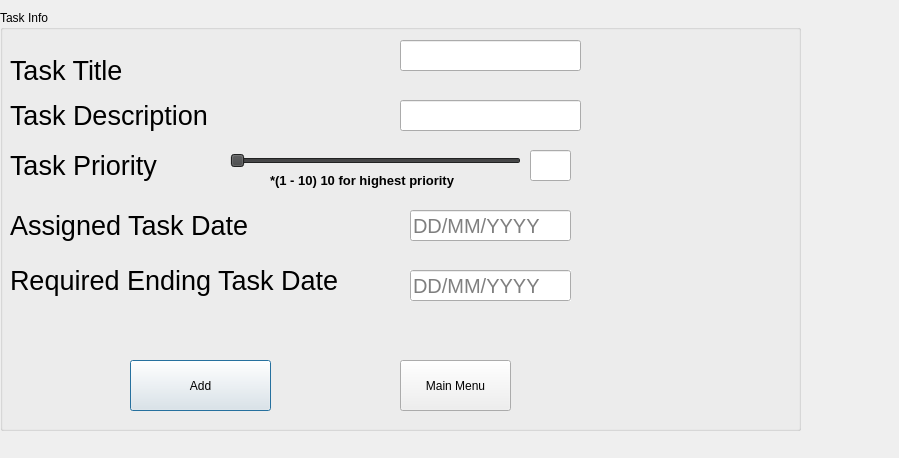
<?xml version="1.0" encoding="UTF-8"?>
<ui version="4.0">
 <class>AddTask</class>
 <widget class="QDialog" name="AddTask">
  <property name="geometry">
   <rect>
    <x>0</x>
    <y>0</y>
    <width>899</width>
    <height>458</height>
   </rect>
  </property>
  <property name="windowTitle">
   <string>Dialog</string>
  </property>
  <widget class="QGroupBox" name="groupBox">
   <property name="geometry">
    <rect>
     <x>0</x>
     <y>10</y>
     <width>801</width>
     <height>421</height>
    </rect>
   </property>
   <property name="title">
    <string>Task Info</string>
   </property>
   <widget class="QLabel" name="label">
    <property name="geometry">
     <rect>
      <x>10</x>
      <y>40</y>
      <width>211</width>
      <height>41</height>
     </rect>
    </property>
    <property name="font">
     <font>
      <pointsize>20</pointsize>
      <bold>false</bold>
     </font>
    </property>
    <property name="text">
     <string>Task Title</string>
    </property>
   </widget>
   <widget class="QLabel" name="label_2">
    <property name="geometry">
     <rect>
      <x>10</x>
      <y>80</y>
      <width>351</width>
      <height>51</height>
     </rect>
    </property>
    <property name="font">
     <font>
      <pointsize>20</pointsize>
      <bold>false</bold>
     </font>
    </property>
    <property name="text">
     <string>Task Description</string>
    </property>
   </widget>
   <widget class="QLabel" name="label_3">
    <property name="geometry">
     <rect>
      <x>10</x>
      <y>190</y>
      <width>361</width>
      <height>51</height>
     </rect>
    </property>
    <property name="font">
     <font>
      <pointsize>20</pointsize>
      <bold>false</bold>
     </font>
    </property>
    <property name="text">
     <string>Assigned Task Date</string>
    </property>
   </widget>
   <widget class="QLabel" name="label_4">
    <property name="geometry">
     <rect>
      <x>10</x>
      <y>130</y>
      <width>261</width>
      <height>51</height>
     </rect>
    </property>
    <property name="font">
     <font>
      <pointsize>20</pointsize>
      <bold>false</bold>
     </font>
    </property>
    <property name="text">
     <string>Task Priority </string>
    </property>
   </widget>
   <widget class="QLabel" name="label_5">
    <property name="geometry">
     <rect>
      <x>0</x>
      <y>130</y>
      <width>111</width>
      <height>16</height>
     </rect>
    </property>
    <property name="text">
     <string/>
    </property>
   </widget>
   <widget class="QLabel" name="label_6">
    <property name="geometry">
     <rect>
      <x>270</x>
      <y>160</y>
      <width>211</width>
      <height>21</height>
     </rect>
    </property>
    <property name="font">
     <font>
      <pointsize>10</pointsize>
      <bold>true</bold>
     </font>
    </property>
    <property name="text">
     <string>*(1 - 10) 10 for highest priority</string>
    </property>
   </widget>
   <widget class="QLineEdit" name="title">
    <property name="geometry">
     <rect>
      <x>400</x>
      <y>30</y>
      <width>181</width>
      <height>31</height>
     </rect>
    </property>
   </widget>
   <widget class="QLineEdit" name="Description">
    <property name="geometry">
     <rect>
      <x>400</x>
      <y>90</y>
      <width>181</width>
      <height>31</height>
     </rect>
    </property>
   </widget>
   <widget class="QLineEdit" name="priority">
    <property name="geometry">
     <rect>
      <x>530</x>
      <y>140</y>
      <width>41</width>
      <height>31</height>
     </rect>
    </property>
    <property name="placeholderText">
     <string/>
    </property>
   </widget>
   <widget class="QLineEdit" name="AssignDate">
    <property name="geometry">
     <rect>
      <x>410</x>
      <y>200</y>
      <width>161</width>
      <height>31</height>
     </rect>
    </property>
    <property name="font">
     <font>
      <pointsize>15</pointsize>
     </font>
    </property>
    <property name="placeholderText">
     <string>DD/MM/YYYY</string>
    </property>
   </widget>
   <widget class="QLineEdit" name="ReqEndDate">
    <property name="geometry">
     <rect>
      <x>410</x>
      <y>260</y>
      <width>161</width>
      <height>31</height>
     </rect>
    </property>
    <property name="font">
     <font>
      <pointsize>15</pointsize>
     </font>
    </property>
    <property name="autoFillBackground">
     <bool>true</bool>
    </property>
    <property name="placeholderText">
     <string>DD/MM/YYYY</string>
    </property>
   </widget>
   <widget class="QLabel" name="label_7">
    <property name="geometry">
     <rect>
      <x>10</x>
      <y>250</y>
      <width>421</width>
      <height>41</height>
     </rect>
    </property>
    <property name="font">
     <font>
      <pointsize>20</pointsize>
      <bold>false</bold>
     </font>
    </property>
    <property name="text">
     <string>Required Ending Task Date</string>
    </property>
   </widget>
   <widget class="QPushButton" name="pushButton">
    <property name="geometry">
     <rect>
      <x>130</x>
      <y>350</y>
      <width>141</width>
      <height>51</height>
     </rect>
    </property>
    <property name="text">
     <string>Add</string>
    </property>
   </widget>
   <widget class="QPushButton" name="pushButton_2">
    <property name="geometry">
     <rect>
      <x>400</x>
      <y>350</y>
      <width>111</width>
      <height>51</height>
     </rect>
    </property>
    <property name="text">
     <string>Main Menu</string>
    </property>
   </widget>
   <widget class="QSlider" name="horizontalSlider">
    <property name="geometry">
     <rect>
      <x>230</x>
      <y>130</y>
      <width>291</width>
      <height>41</height>
     </rect>
    </property>
    <property name="palette">
     <palette>
      <active>
       <colorrole role="WindowText">
        <brush brushstyle="SolidPattern">
         <color alpha="255">
          <red>0</red>
          <green>0</green>
          <blue>0</blue>
         </color>
        </brush>
       </colorrole>
       <colorrole role="Button">
        <brush brushstyle="SolidPattern">
         <color alpha="255">
          <red>255</red>
          <green>255</green>
          <blue>255</blue>
         </color>
        </brush>
       </colorrole>
       <colorrole role="Light">
        <brush brushstyle="SolidPattern">
         <color alpha="255">
          <red>255</red>
          <green>255</green>
          <blue>255</blue>
         </color>
        </brush>
       </colorrole>
       <colorrole role="Midlight">
        <brush brushstyle="SolidPattern">
         <color alpha="255">
          <red>255</red>
          <green>255</green>
          <blue>255</blue>
         </color>
        </brush>
       </colorrole>
       <colorrole role="Dark">
        <brush brushstyle="SolidPattern">
         <color alpha="255">
          <red>127</red>
          <green>127</green>
          <blue>127</blue>
         </color>
        </brush>
       </colorrole>
       <colorrole role="Mid">
        <brush brushstyle="SolidPattern">
         <color alpha="255">
          <red>170</red>
          <green>170</green>
          <blue>170</blue>
         </color>
        </brush>
       </colorrole>
       <colorrole role="Text">
        <brush brushstyle="SolidPattern">
         <color alpha="255">
          <red>0</red>
          <green>0</green>
          <blue>0</blue>
         </color>
        </brush>
       </colorrole>
       <colorrole role="BrightText">
        <brush brushstyle="SolidPattern">
         <color alpha="255">
          <red>255</red>
          <green>255</green>
          <blue>255</blue>
         </color>
        </brush>
       </colorrole>
       <colorrole role="ButtonText">
        <brush brushstyle="SolidPattern">
         <color alpha="255">
          <red>0</red>
          <green>0</green>
          <blue>0</blue>
         </color>
        </brush>
       </colorrole>
       <colorrole role="Base">
        <brush brushstyle="SolidPattern">
         <color alpha="255">
          <red>255</red>
          <green>255</green>
          <blue>255</blue>
         </color>
        </brush>
       </colorrole>
       <colorrole role="Window">
        <brush brushstyle="SolidPattern">
         <color alpha="255">
          <red>255</red>
          <green>255</green>
          <blue>255</blue>
         </color>
        </brush>
       </colorrole>
       <colorrole role="Shadow">
        <brush brushstyle="SolidPattern">
         <color alpha="255">
          <red>0</red>
          <green>0</green>
          <blue>0</blue>
         </color>
        </brush>
       </colorrole>
       <colorrole role="AlternateBase">
        <brush brushstyle="SolidPattern">
         <color alpha="255">
          <red>255</red>
          <green>255</green>
          <blue>255</blue>
         </color>
        </brush>
       </colorrole>
       <colorrole role="ToolTipBase">
        <brush brushstyle="SolidPattern">
         <color alpha="255">
          <red>255</red>
          <green>255</green>
          <blue>220</blue>
         </color>
        </brush>
       </colorrole>
       <colorrole role="ToolTipText">
        <brush brushstyle="SolidPattern">
         <color alpha="255">
          <red>0</red>
          <green>0</green>
          <blue>0</blue>
         </color>
        </brush>
       </colorrole>
      </active>
      <inactive>
       <colorrole role="WindowText">
        <brush brushstyle="SolidPattern">
         <color alpha="255">
          <red>208</red>
          <green>208</green>
          <blue>208</blue>
         </color>
        </brush>
       </colorrole>
       <colorrole role="Button">
        <brush brushstyle="SolidPattern">
         <color alpha="255">
          <red>64</red>
          <green>65</green>
          <blue>66</blue>
         </color>
        </brush>
       </colorrole>
       <colorrole role="Light">
        <brush brushstyle="SolidPattern">
         <color alpha="255">
          <red>255</red>
          <green>255</green>
          <blue>255</blue>
         </color>
        </brush>
       </colorrole>
       <colorrole role="Midlight">
        <brush brushstyle="SolidPattern">
         <color alpha="255">
          <red>227</red>
          <green>227</green>
          <blue>227</blue>
         </color>
        </brush>
       </colorrole>
       <colorrole role="Dark">
        <brush brushstyle="SolidPattern">
         <color alpha="255">
          <red>64</red>
          <green>65</green>
          <blue>66</blue>
         </color>
        </brush>
       </colorrole>
       <colorrole role="Mid">
        <brush brushstyle="SolidPattern">
         <color alpha="255">
          <red>160</red>
          <green>160</green>
          <blue>160</blue>
         </color>
        </brush>
       </colorrole>
       <colorrole role="Text">
        <brush brushstyle="SolidPattern">
         <color alpha="255">
          <red>208</red>
          <green>208</green>
          <blue>208</blue>
         </color>
        </brush>
       </colorrole>
       <colorrole role="BrightText">
        <brush brushstyle="SolidPattern">
         <color alpha="255">
          <red>255</red>
          <green>51</green>
          <blue>51</blue>
         </color>
        </brush>
       </colorrole>
       <colorrole role="ButtonText">
        <brush brushstyle="SolidPattern">
         <color alpha="255">
          <red>208</red>
          <green>208</green>
          <blue>208</blue>
         </color>
        </brush>
       </colorrole>
       <colorrole role="Base">
        <brush brushstyle="SolidPattern">
         <color alpha="255">
          <red>46</red>
          <green>47</green>
          <blue>48</blue>
         </color>
        </brush>
       </colorrole>
       <colorrole role="Window">
        <brush brushstyle="SolidPattern">
         <color alpha="255">
          <red>46</red>
          <green>47</green>
          <blue>48</blue>
         </color>
        </brush>
       </colorrole>
       <colorrole role="Shadow">
        <brush brushstyle="SolidPattern">
         <color alpha="255">
          <red>105</red>
          <green>105</green>
          <blue>105</blue>
         </color>
        </brush>
       </colorrole>
       <colorrole role="AlternateBase">
        <brush brushstyle="SolidPattern">
         <color alpha="255">
          <red>53</red>
          <green>54</green>
          <blue>55</blue>
         </color>
        </brush>
       </colorrole>
       <colorrole role="ToolTipBase">
        <brush brushstyle="SolidPattern">
         <color alpha="255">
          <red>64</red>
          <green>65</green>
          <blue>66</blue>
         </color>
        </brush>
       </colorrole>
       <colorrole role="ToolTipText">
        <brush brushstyle="SolidPattern">
         <color alpha="255">
          <red>208</red>
          <green>208</green>
          <blue>208</blue>
         </color>
        </brush>
       </colorrole>
      </inactive>
      <disabled>
       <colorrole role="WindowText">
        <brush brushstyle="SolidPattern">
         <color alpha="255">
          <red>127</red>
          <green>127</green>
          <blue>127</blue>
         </color>
        </brush>
       </colorrole>
       <colorrole role="Button">
        <brush brushstyle="SolidPattern">
         <color alpha="255">
          <red>255</red>
          <green>255</green>
          <blue>255</blue>
         </color>
        </brush>
       </colorrole>
       <colorrole role="Light">
        <brush brushstyle="SolidPattern">
         <color alpha="255">
          <red>255</red>
          <green>255</green>
          <blue>255</blue>
         </color>
        </brush>
       </colorrole>
       <colorrole role="Midlight">
        <brush brushstyle="SolidPattern">
         <color alpha="255">
          <red>255</red>
          <green>255</green>
          <blue>255</blue>
         </color>
        </brush>
       </colorrole>
       <colorrole role="Dark">
        <brush brushstyle="SolidPattern">
         <color alpha="255">
          <red>127</red>
          <green>127</green>
          <blue>127</blue>
         </color>
        </brush>
       </colorrole>
       <colorrole role="Mid">
        <brush brushstyle="SolidPattern">
         <color alpha="255">
          <red>170</red>
          <green>170</green>
          <blue>170</blue>
         </color>
        </brush>
       </colorrole>
       <colorrole role="Text">
        <brush brushstyle="SolidPattern">
         <color alpha="255">
          <red>127</red>
          <green>127</green>
          <blue>127</blue>
         </color>
        </brush>
       </colorrole>
       <colorrole role="BrightText">
        <brush brushstyle="SolidPattern">
         <color alpha="255">
          <red>255</red>
          <green>255</green>
          <blue>255</blue>
         </color>
        </brush>
       </colorrole>
       <colorrole role="ButtonText">
        <brush brushstyle="SolidPattern">
         <color alpha="255">
          <red>127</red>
          <green>127</green>
          <blue>127</blue>
         </color>
        </brush>
       </colorrole>
       <colorrole role="Base">
        <brush brushstyle="SolidPattern">
         <color alpha="255">
          <red>255</red>
          <green>255</green>
          <blue>255</blue>
         </color>
        </brush>
       </colorrole>
       <colorrole role="Window">
        <brush brushstyle="SolidPattern">
         <color alpha="255">
          <red>255</red>
          <green>255</green>
          <blue>255</blue>
         </color>
        </brush>
       </colorrole>
       <colorrole role="Shadow">
        <brush brushstyle="SolidPattern">
         <color alpha="255">
          <red>0</red>
          <green>0</green>
          <blue>0</blue>
         </color>
        </brush>
       </colorrole>
       <colorrole role="AlternateBase">
        <brush brushstyle="SolidPattern">
         <color alpha="255">
          <red>53</red>
          <green>54</green>
          <blue>55</blue>
         </color>
        </brush>
       </colorrole>
       <colorrole role="ToolTipBase">
        <brush brushstyle="SolidPattern">
         <color alpha="255">
          <red>64</red>
          <green>65</green>
          <blue>66</blue>
         </color>
        </brush>
       </colorrole>
       <colorrole role="ToolTipText">
        <brush brushstyle="SolidPattern">
         <color alpha="255">
          <red>208</red>
          <green>208</green>
          <blue>208</blue>
         </color>
        </brush>
       </colorrole>
      </disabled>
     </palette>
    </property>
    <property name="font">
     <font>
      <pointsize>15</pointsize>
     </font>
    </property>
    <property name="minimum">
     <number>1</number>
    </property>
    <property name="maximum">
     <number>10</number>
    </property>
    <property name="orientation">
     <enum>Qt::Horizontal</enum>
    </property>
   </widget>
  </widget>
 </widget>
 <resources/>
 <connections/>
</ui>
